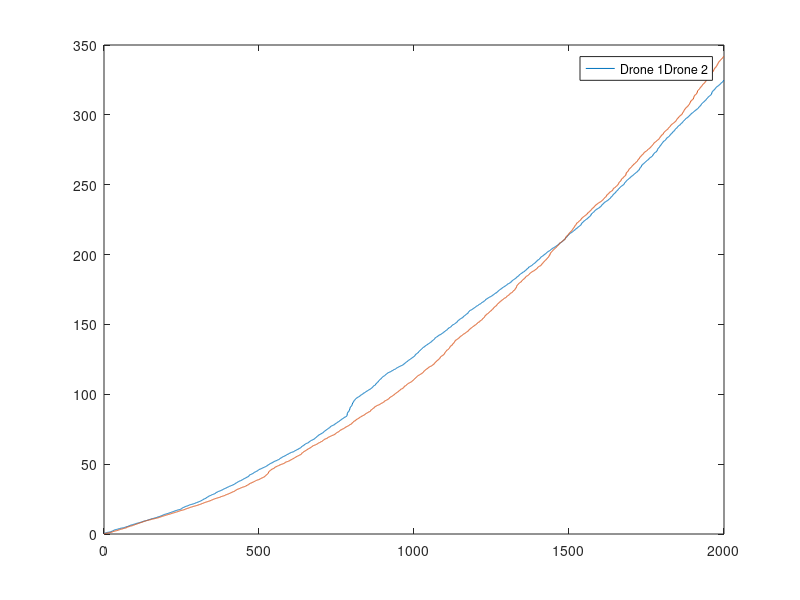

Here is the MATLAB script that generated this plot:
load RRT1times.mat
d1times = iteration_times
d1times(:,2) = d1times(:,2)-d1times(end,2)
load RRT2times.mat
d2times = iteration_times
d2times(:,2) = d2times(:,2)-d2times(end,2)

plot(d1times(:,1),d1times(:,2))
hold on;
plot(d2times(:,1),d2times(:,2))
legend(["Drone 1", "Drone 2"])